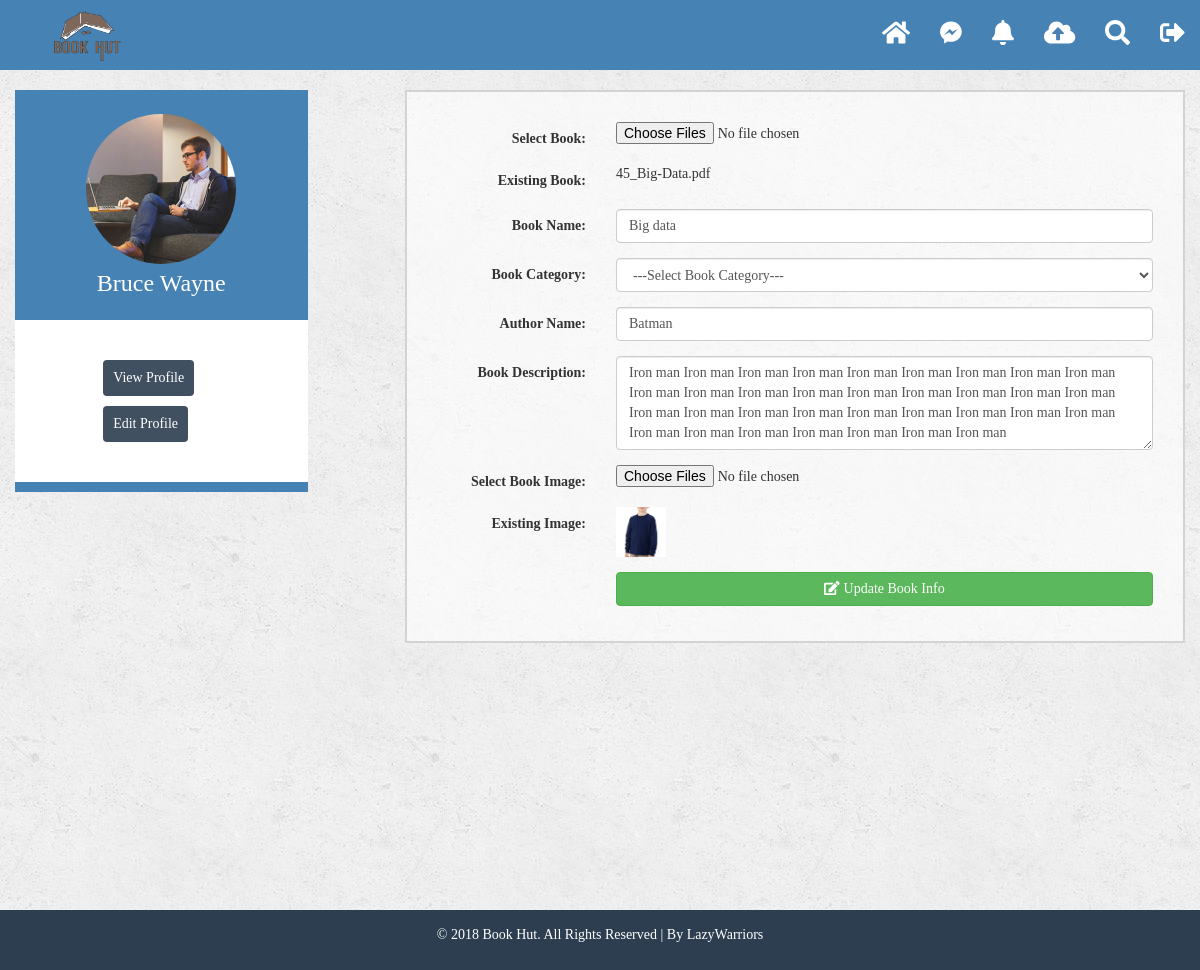
The page /editBookInfo.php?id=4 on the database its author committed.
### tables this page shows
CREATE TABLE `tbl_book` (
  `id` int(11) NOT NULL,
  `userId` int(11) NOT NULL,
  `bookPath` varchar(100) NOT NULL,
  `bookName` varchar(100) NOT NULL,
  `bookCategoryId` int(2) NOT NULL,
  `bookAuthor` varchar(50) NOT NULL,
  `bookDescription` text NOT NULL,
  `bookImage` varchar(100) NOT NULL,
  `status` tinyint(2) NOT NULL DEFAULT '1',
  `created_at` timestamp NOT NULL DEFAULT CURRENT_TIMESTAMP ON UPDATE CURRENT_TIMESTAMP,
  `modified_at` timestamp NOT NULL DEFAULT '0000-00-00 00:00:00'
);

### class/book.php (called while the page is built, shortened)
<?php
	class Book {
		protected $connection;
		public function __construct(){
			$hostname = "localhost";
			$username = "root";
			$password = "";
			$dbname = "db_bookhut";
			$this->connection = mysqli_connect($hostname, $username, $password, $dbname);
		}
		public function edit_book_info($id){
			$sql = "SELECT * FROM tbl_book where id = '$id'";
			$sql_result = mysqli_query($this->connection,$sql);
			$result = mysqli_fetch_assoc($sql_result);
			if($result){
				return $result;
			}
			else {
				die('query problem');
			}
		}
	}
?>

### editBookInfo.php (the view, shortened to what this page needs)
<?php
    require_once 'class/book.php';
    $book = new Book();
    $id = $_GET['id'];
    $editBook = $book->edit_book_info($id);
?>
<!DOCTYPE html>
<html lang="en">
<head>
    <link rel="stylesheet" href="css/bootstrap.min.css">
    <link rel="stylesheet" href="css/font-awesome.min.css">
    <link rel="stylesheet" href="css/animate.css">
    <link rel="stylesheet" href="https://maxcdn.bootstrapcdn.com/bootstrap/3.3.7/css/bootstrap.min.css">
    <link rel="stylesheet" href="css/style.css">
</head>
<body>
    <div class="container top-bar">
        <div class="row">
            <div class="col-md-12 menu">
                <nav class="navbar navbar-inverse navbar-fixed-top header">
                    <div class="container-fluid">
                        <div class="navbar-header">
                            <a class="navbar-brand" href="homePage.html"><img src="images/bhlogo.png" alt="BookHut" class="image-responsive"></a>
                        </div>
                        <div class="collapse navbar-collapse" id="bs-example-navbar-collapse-1">
                            <ul class="nav navbar-nav navbar-right">
                                <li><a href="homePage.html"><i class="fas fa-home" title="Home"></i><span class="sr-only">(current)</span></a></li>
                                <li><a href="category_news.php"><i class="fab fa-facebook-messenger" title="MSG"></i></a></li>
                                <li><a href="#"><i class="fas fa-bell" title="NotiFication"></i></a></li>
                                <li><a href="bookupload.php"><i class="fas fa-cloud-upload-alt" title="BookUp"></i></a></li>
                                <li><a href="#"><i class="fas fa-search" title="Search"></i></a></li>
                                <li><a href="#"><i class="fas fa-sign-out-alt" title="LogOut"></i></a></li>
                            </ul>
                        </div>
                    </div>
                </nav>
            </div>
        </div>
    </div>
    <div class="container content-body">
        <div class="row">
            <div class="left-sidebar col-md-3">
               <div class="row">
                  <div class="pro_pic">
                    <a href="index.html"><img src="images/templateImages/man.jpg" title="pro_pic"></a>
                    <h3>Bruce Wayne</h3>
                  </div>
               </div>
               <div class="row">
                    <div class="col-md-offset-3 col-md-6 col-md-offset-3 view-profile">
                        <button type="btn" class="btn btn-info">View Profile</button>
                    </div>
                    <div class="col-md-offset-3 col-md-6 col-md-offset-3 edit-profile">
                        <button type="btn" class="btn btn-info">Edit Profile</button>
                    </div>
               </div>
            </div>
            <div class="main-content col-md-offset-1 col-md-8">
                <div class="row bookup-row">
                    <form class="form-horizontal" action="" method="post" enctype="multipart/form-data">
                        <div class="form-group">
                            <label class="col-sm-3 control-label">Select Book:</label>
                            <div class="col-sm-9">
                                <input type="file" name="bookPath" multiple accept="application/pdf">
                            </div>
                        </div>
                        <div class="form-group">
                            <label class="col-sm-3 control-label">Existing Book:</label>
                            <div class="col-sm-9">
                                <p><?php echo substr($editBook['bookPath'],6);?></p>
                            </div>
                        </div>
                        <div class="form-group">
                            <label class="col-sm-3 control-label">Book Name:</label>
                            <div class="col-sm-9">
                                <input type="text" class="form-control" name="bookName" value="<?php echo $editBook['bookName'];?>">
                            </div>
                        </div>
                        <div class="form-group">
                            <label class="col-sm-3 control-label">Book Category:</label>
                            <div class="col-sm-9">
                                <select class="form-control" name="bookCategoryId">
                                    <option>---Select Book Category---</option>
                                </select>
                            </div>
                        </div>
                        <div class="form-group">
                            <label class="col-sm-3 control-label">Author Name:</label>
                            <div class="col-sm-9">
                                <input type="text" class="form-control" name="bookAuthor" value="<?php echo $editBook['bookAuthor'];?>">
                            </div>
                        </div>
                        <div class="form-group">
                            <label class="col-sm-3 control-label">Book Description:</label>
                            <div class="col-sm-9">
                                <textarea name="bookDescription" class="form-control" rows="4"><?php echo $editBook['bookDescription'];?></textarea>
                            </div>
                        </div>
                        <div class="form-group">
                            <label class="col-sm-3 control-label">Select Book Image:</label>
                            <div class="col-sm-9">
                                <input type="file" name="bookImage" multiple accept="image/*">
                            </div>
                        </div>
                        <div class="form-group">
                            <label class="col-sm-3 control-label">Existing Image:</label>
                            <div class="col-sm-9">
                                <img src="<?php echo $editBook['bookImage'];?>" name="bookImage" alt="" style="height: 50px; width: 50px;">
                            </div>
                        </div>
                        <div class="form-group">
                            <div class="col-sm-offset-3 col-sm-9">
                                <button type="submit" name="btn" class="btn btn-success btn-block"><i class="fas fa-edit"></i> Update Book Info</button>
                            </div>
                        </div>
                    </form>
                </div>
            </div>
        </div>
    </div>
    <div class="container-fluid">
        <div class="row">
            <div class="footer col-md-12">
                <p class="text-center">&copy; 2018 Book Hut. All Rights Reserved | By LazyWarriors</p>
            </div>
        </div>
    </div>
</body>
</html>

### css/style.css (style rules this page uses)
html, body { height: 100%; width: 100%; }
body { background-image: url("../images/templateImages/bg.png"); }
body, img, h3 { margin: 0; padding: 0; font-family: comic sans MS !important; }
.menu { height: 70px; }
.header { height: 70px; background-color: #4682B4; border: 0px; }
.header .navbar-brand img { height: 140px; width: 140px; margin-top: -32px; }
.header .navbar-collapse { border-color: #4682B4; }
.header .navbar-nav li a { padding-top: 20px; color: white !important; font-size: 25px; background-color: #4682B4; }
.content-body { margin-top: 20px; min-height: 100%; }
.content-body .left-sidebar { background: #fff; border-bottom: 10px solid #4682B4; }
.content-body .left-sidebar .pro_pic { text-align: center; padding: 24px 27px; background: #4682B4; }
.content-body .left-sidebar .pro_pic img { height: 150px; width: 150px; border-radius: 50%; }
.content-body .left-sidebar .pro_pic h3 { color: #fff; margin-top: 6px; }
.content-body .left-sidebar .view-profile { background: #fff; padding-top: 40px; padding-bottom: 10px; }
.content-body .left-sidebar .view-profile button { background-color: rgba(44, 62, 80, 0.9); border: none; padding: 8px 10px; }
.content-body .left-sidebar .edit-profile { background: #fff; padding-bottom: 40px; }
.content-body .left-sidebar .edit-profile button { background-color: rgba(44, 62, 80, 0.9); border: none; padding: 8px 10px; }
.content-body .main-content, .content-body .user-info { border: 2px solid lightgrey; background-color: rgba(255, 255, 255, 0.6); margin-bottom: 20px; }
.content-body .main-content .bookup-row, .content-body .user-info .bookup-row { padding: 30px 30px 20px 20px; }
.footer { background-color: #2c3e50; color: white !important; padding: 15px 0px; margin-top: 20px; }

### rows shown on the page
tbl_book: bookPath "45_Big-Data.pdf", bookName "Big data", bookAuthor "Batman", bookDescription "Iron man Iron man Iron man Iron man Iron man Iron man Iron man Iron man Iron man Iron man Iron man Iron man Iron man Iron man Iron man Iron man Iron man Iron man Iron man Iron man Iron man Iron man Iron man Iron man Iron man Iron man Iron man Iron man Iron man Iron man Iron man Iron man Iron man Iron man", bookImage (picture)
